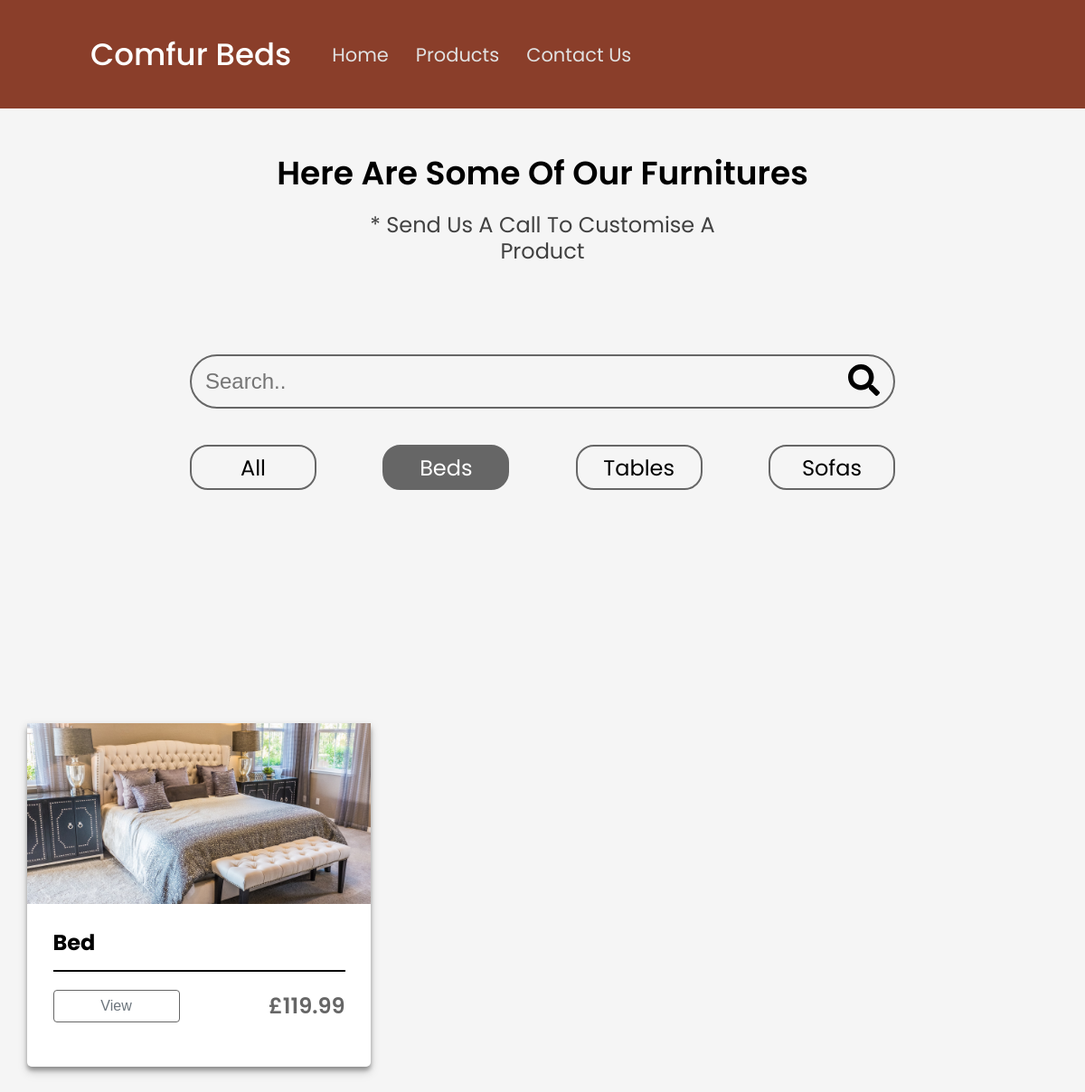
The app's page /products/bed/ with its own data.
### product/models.py (models this page shows, shortened)
class Product(models.Model):
    thumbnail = models.ImageField(upload_to="product_thumbnails")
    cover = models.ImageField(upload_to="product_covers")
    sub_cover1 = models.ImageField(
        upload_to="cub_covers", blank=True, null=True)
    sub_cover2 = models.ImageField(
        upload_to="cub_covers", blank=True, null=True)
    sub_cover3 = models.ImageField(
        upload_to="cub_covers", blank=True, null=True)
    sub_cover4 = models.ImageField(
        upload_to="cub_covers", blank=True, null=True)
    name = models.CharField(max_length=40)
    category = models.CharField(max_length=40, choices=CATEGORY_CHOICES)
    quality_one = models.CharField(
        max_length=100, default="", blank=True)
    quality_two = models.CharField(
        max_length=100, default="", blank=True)
    decription = models.TextField()
    price = models.DecimalField(decimal_places=2, max_digits=10000)
    width = models.IntegerField()
    height = models.IntegerField()
    length = models.IntegerField(blank=True, null=True)
    slug = models.SlugField(
        default="please-input-in-this-format", max_length=100)

### product/views.py (the view)
# urls.py: path("bed/", views.ProductBedListView.as_view(), name="bed"),
class ProductBedListView(ListView):
    template_name = "product/product_bed.html"
    queryset = Product.objects.filter(category="Beds")
    def get_context_data(self, **kwargs):
        context = super().get_context_data(**kwargs)
        context['filter'] = ProductFilter(
            self.request.GET, queryset=self.get_queryset())
        return context

### templates/product/product_bed.html (shortened to what this page needs)
{% extends 'base.html' %}
{% load static %}
  {% block head %}
  <link rel="stylesheet" href="{% static 'product/product.css' %}">
  {% endblock %}
  {% block content %}
  <div class="container">
    <div class="s1">
      <h2 class="s1-title">Here Are Some Of Our Furnitures</h2>
      <p class="s1-sub-title">* Send Us A Call To Customise A Product</p>
      <form method="GET"> {% csrf_token %}
        <div class="search-bar">
          {{ filter.form }}
          <button type="submit" class="search-btn"><img src="{% static 'product/imgs/search.svg' %}" alt="Mag" class="mag"></button>
        </div>
      </form>
      <div class="categories">
        <a href="{% url 'product' %}"><div class="all category-btn"><p class="category-test">All</p></div></a>
        <a href="{% url 'bed' %}"><div class="first_class active-btn category-btn"><p class="category-test">Beds</p></div></a>
        <a href="{% url 'table' %}"><div class="executive category-btn"><p class="category-test">Tables</p></div></a>
        <a href="{% url 'sofa' %}"><div class="business category-btn"><p class="category-test">Sofas</p></div></a>
      </div>
    </div>
    <div class="s2">
      <div class="card-group">
        {% for product in filter.qs %}
        <div class="card">
          <img src="{{ product.thumbnail.url }}" alt="Product" class="c-img">
          <h4 class="c-name">{{ product.name }}</h4>
          <hr class="c-line">
          <div class="bottom-card">
            <div class="btn-group">
              <a href="{% url 'product-detail' product.slug %}"><button class="c-btn c-left-btn btn">View</button></a>
            </div>
            <h3 class="c-price">£{{ product.price }}</h3>
          </div>
        </div>
        {% endfor %}
      </div>
    </div>
  </div>
  {% endblock %}

### home/static/base.css (style rules this page uses)
* { margin: 0; padding: 0; box-sizing: border-box; }
body { width: 100%; font-family: "Poppins", sans-serif; overflow-x: hidden; background: #f5f5f5; }
a { text-decoration: none; color: black; }

### home/static/home/style.css (style rules this page uses)
.s1-title { width: 934px; font-weight: 500; font-size: 60px; line-height: 80px; color: #ffffff; padding-top: 60px; }
.s1 { height: 100vh; }
.s2 { height: 50vh; }
.card { position: relative; width: 380px; height: 380px; filter: drop-shadow(0px 4px 4px rgba(0, 0, 0, 0.25)); background: #ffffff; border-radius: 4px; }
.c-img { width: 100%; height: 200px; object-fit: cover; }
.c-name { margin-top: 25px; font-size: 24px; line-height: 36px; color: #000000; margin-left: 7.5%; }
.c-line { border: 1px solid #000000; background-color: #000000; width: 85%; margin: 0 auto; margin-top: 12px; }
.c-left-btn { font-weight: 300; font-size: 16px; width: 140px; height: 36px; color: #6c757d; background: none; border: 1.5px solid #666666; border-radius: 4px; }
.c-price { font-weight: 600; font-size: 24px; color: #666666; }
.btn { cursor: pointer; }
.bottom-card { width: 85%; margin: 0 auto; margin-top: 20px; display: flex; justify-content: space-between; }

### product/static/product/product.css (style rules this page uses)
.s1 { margin-top: 50px; height: 70vh; }
.s1-title { width: 100%; text-align: center; margin: 0 auto; padding-top: 0px; font-weight: 600; font-size: 36px; line-height: 44px; text-align: center; color: #000000; }
.s1-sub-title { width: 400px; margin: 0 auto; margin-top: 20px; font-size: 24px; line-height: 29px; text-align: center; color: #414141; }
.search-bar { width: 65%; height: 60px; margin: 0 auto; margin-top: 100px; background: none; border: 2px solid #666666; box-sizing: border-box; border-radius: 50px; display: flex; justify-content: space-between; align-items: center; }
#id_name__icontains { width: 65%; height: 40px; position: relative; left: 15px; background: none; border: none; box-sizing: border-box; border-radius: 50px; font-size: 24px; line-height: 29px; }
form button { background: none; border: none; }
.mag { position: relative; right: 15px; cursor: pointer; }
.category-btn { width: 140px; height: 50px; display: flex; align-items: center; justify-content: center; font-size: 24px; line-height: 29px; border: 2px solid #666666; box-sizing: border-box; border-radius: 20px; }
.active-btn { background: #666666; border-radius: 20px; color: white; }
.categories { width: 65%; margin: 0 auto; display: flex; justify-content: space-between; margin-top: 40px; }
.card-group { width: 95%; margin: 0 auto; margin-top: 70px; display: grid; grid-template-columns: 1fr 1fr 1fr; justify-content: space-between; align-items: center; padding-bottom: 0px; }
.card { width: 380px; height: 380px; background: #ffffff; box-shadow: 0px 4px 4px rgba(0, 0, 0, 0.25); border-radius: 5px; display: flex; flex-direction: column; position: relative; left: 50%; transform: translateX(-50%); margin-bottom: 120px; }

### records on screen
Product: thumbnail (picture), name "Bed", price "119.99"
